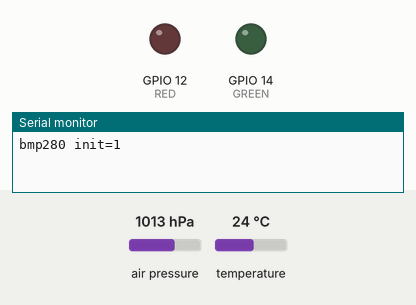
Simulated run of this sketch. Board: ESP8266 (NodeMCU). On the bench: output pins drawn as LEDs (lit = HIGH), the last lines printed to the serial monitor. The test bench sets the inputs (shaded band); at power-on: air pressure 1013 hPa, temperature 24 °C.

Above: at 0.4 s.
At 1.3 s:
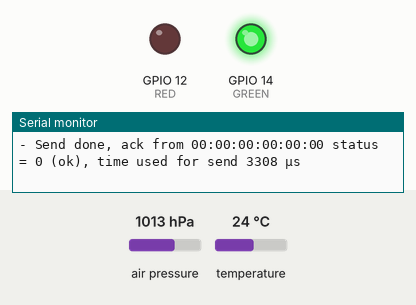
Timing chart, 0 to 2.8 s (numbered marks = the images above):
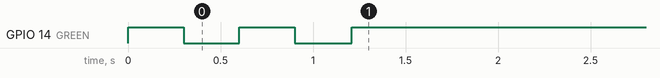

The sketch:

rangetester.ino
```cpp
// (licence header left out)
#include <ESP8266WiFi.h>

extern "C" {
  #include <espnow.h>
}
ADC_MODE(ADC_VCC); //vcc read

#include <Adafruit_Sensor.h>
#include <Adafruit_BMP280.h>


#define RED 12
#define GREEN 14

/* Set a private Mac Address
 *  http://serverfault.com/questions/40712/what-range-of-mac-addresses-can-i-safely-use-for-my-virtual-machines
 * Note: the point of setting a specific MAC is so you can replace this Gateway ESP8266 device with a new one
 * and the new gateway will still pick up the remote sensors which are still sending to the old MAC
 */
uint8_t mac[] = {0xba, 0xa2, 0x50, 0x55, 0x09, 0x56};
void initVariant() {
  //wifi_set_macaddr(SOFTAP_IF, &mac[0]);
}

// this is the MAC Address of the remote ESP server which receives these sensor readings
uint8_t remoteMac[] = {0x0a, 0x0a, 0x0a, 0x0a, 0x0a, 0x0a};
uint8_t allMac[]    = {0xff, 0xff, 0xff, 0xff, 0xff, 0xff};

#define WIFI_CHANNEL 4
#define SLEEP_SECS 20// 5*605 minutes
#define SEND_TIMEOUT 245  // 245 millis seconds timeout

// keep in sync with slave struct
struct __attribute__((packed)) SENSOR_DATA {
    uint8_t type;
    float vcc;
    float temp;
    float pressure;
} sensorData;

Adafruit_BMP280 bmp280;

char sendBuffer[256];
int starttime, sendtime;

/*----------------------------------------------------------*/

void startBMP280() {
  Wire.begin( 4, 5); //sda = 0, scl = 2
  Serial.print("bmp280 init="); Serial.println(bmp280.begin(), HEX);

}

/*----------------------------------------------------------*/

void readBMP280(){
  sensorData.temp      = bmp280.readTemperature();
  sensorData.pressure  = bmp280.readPressure();

  //Serial.printf("temp=%5.2f, pressure=%8.1f\n", sensorData.temp, sensorData.pressure);

}

/*----------------------------------------------------------*/

void gotoSleep() {
  // add some randomness to avoid collisions with multiple devices
  //int sleepSecs = SLEEP_SECS + ((uint8_t)RANDOM_REG32/2);
  Serial.printf("Up for %d ms, going to sleep for %d secs...\n", millis(), SLEEP_SECS);
  ESP.deepSleep(SLEEP_SECS * 1000000, RF_NO_CAL);
}

/*----------------------------------------------------------*/

void sendAck( uint8_t* mac, uint8_t ack){

    sendtime = micros() - starttime;

    Serial.printf("- Send done, ack from %02X:%02X:%02X:%02X:%02X:%02X status = %x (%s), time used for send %d µs\n",
        mac[0], mac[1], mac[2], mac[3], mac[4], mac[5],
        ack, ack?"error":"ok", sendtime);

    if ( ack == 0 ){
            digitalWrite(RED,   LOW );
            digitalWrite(GREEN, HIGH );
    }else{
            digitalWrite(GREEN, LOW );
            digitalWrite(RED,   HIGH );
    }
    //gotoSleep();

}

/*----------------------------------------------------------*/

int startEspNow(){
  int status;

  if ( !(status = esp_now_init())  ) {

    esp_now_set_self_role(ESP_NOW_ROLE_CONTROLLER);
    esp_now_add_peer(remoteMac, ESP_NOW_ROLE_SLAVE, WIFI_CHANNEL, NULL, 0);
    esp_now_add_peer(allMac, ESP_NOW_ROLE_SLAVE, WIFI_CHANNEL, NULL, 0);

    esp_now_register_send_cb( sendAck );
  }

return ( status );
}

/*----------------------------------------------------------*/

void setup() {
  Serial.begin(115200); Serial.println();

  // read sensor first before awake generates heat
  startBMP280();

  WiFi.mode(WIFI_STA); // Station mode for esp-now sensor node
  WiFi.disconnect();

  pinMode( RED, OUTPUT);
  pinMode( GREEN, OUTPUT);

  digitalWrite(RED, LOW);
  digitalWrite(GREEN, LOW);

  for ( int i=1 ; i < 5 ; ++i ){
      digitalWrite(GREEN, (i&1) );
      delay( 300 );
  }

  Serial.printf("This mac: %s, ", WiFi.macAddress().c_str());
  Serial.printf("target mac: %02X:%02X:%02X:%02X:%02X:%02X", remoteMac[0], remoteMac[1], remoteMac[2], remoteMac[3], remoteMac[4], remoteMac[5]);
  Serial.printf(", channel: %d\n", WIFI_CHANNEL);

  sensorData.type=1;

  startEspNow();

}
/*----------------------------------------------------------*/

void loop() {


  readBMP280();

  sensorData.type     = 1;
  sensorData.vcc      = ESP.getVcc() / 1000.0;
  sensorData.temp     = sensorData.temp;
  sensorData.pressure = sensorData.pressure/100.0;

  uint8_t bs[sizeof(sensorData)];
  memcpy(bs, &sensorData, sizeof(sensorData));


  int buflen = sprintf( sendBuffer, "{\"Node\": \"%s\", \"VCC\" : %4.2f,\"Temperature\" : %5.2f,\"Pressure\" : %7.2f}",
        WiFi.macAddress().c_str(),
        ESP.getVcc() / 1000.0,
        sensorData.temp,
        sensorData.pressure );


  //Serial.printf("- Sending buffer ( size = %d )(stringbuffer length %d)\n", sizeof(sensorData), buflen );
  starttime = micros();

  //  esp_now_send(NULL, bs, sizeof( sensorData) ); // NULL means send to all peers
  esp_now_send(NULL, ( uint8_t *)&sendBuffer[0], buflen ); // NULL means send to all peers

  //Serial.println( sendBuffer );

  //gotoSleep();

  delay(500);

}
```

Measured:
- by itself, GPIO 14 (GREEN): alternates HIGH for 0.30 s and LOW for 0.30 s, 4 changes in all, then stays HIGH
